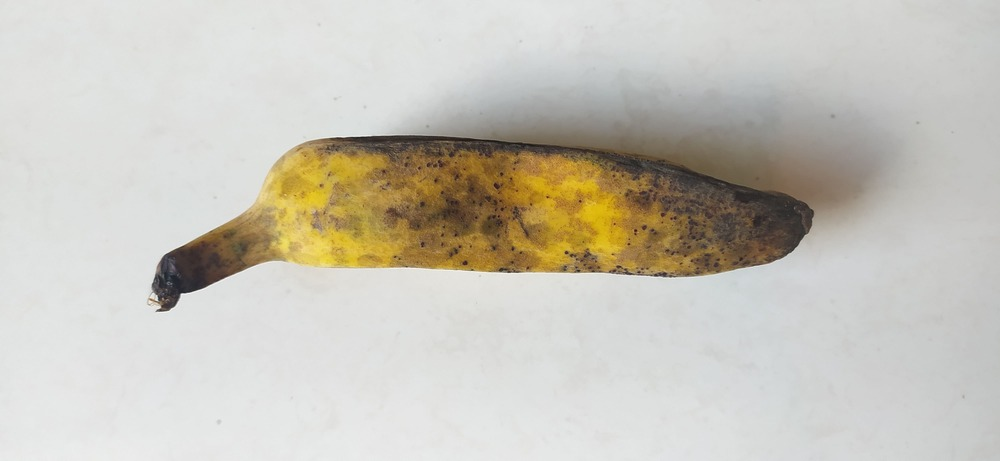
%> input picture 1.jpg, 1000 x 461 px; the run also reads 2 pictures not shown here
$ octave test.m   (GNU Octave 9; MATLAB toolbox functions it lacks are replaced by stand-ins)
%> lines starting %> are read from the running program, lines starting %| are printed output that depends on the picture; in (x1, y1, x2, y2) boxes, pixels count from 0 and x2, y2 are one past the last pixel; in counts of white or black regions, pixels touching at a corner belong together; the program's own positions count from 1; long printed decimals are rounded
clear; clc;

% Kematangan pisang kepok dapat diklasifikasikan berdasarkan nilai Hue dari
% warna kulit pisang kepok tersebut. Semakin matang sebuah pisang kepok,
% maka akan semakin kecil nilai huenya. Sebaliknya, semakin mentah sebuah
% pisang kepok, akan semakin besar nilai huenya.

Predict('1.jpg');
Predict('2.jpg');
Predict('pir.jpg');
Predict('4.jpg');
% [11 lines of commented-out code are left out]
Predict('16.jpg');
Predict('pisangbanyak1.jpg');
Predict('pisangbanyak2.jpeg');
% [4 lines not run here, left out]
function [Ihm, Ism, Ivm] = Predict(filename)
%> called with filename = '1.jpg'
    % Membaca image dan mengubah image menjadi double antara 0 dan 1.
    I = im2double(imread(filename));

    % Mengambil nilai RGB dari image.
    Ir = I(:, :, 1);
    Ig = I(:, :, 2);
    Ib = I(:, :, 3);

    % Melakukan thresholding pada image untuk membuang background.
    % Thresholding dilakukan menggunakan nilai Blue, karena nilai Blue
    % rendah pada warna kulit pisang.
    Ibw = Ib < graythresh(Ib);
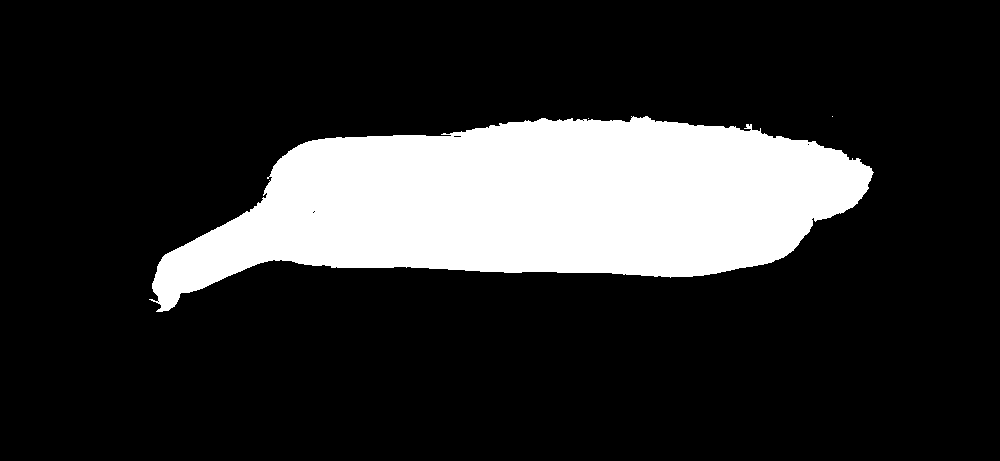
%> Ibw: size 461x1000 logical; 18.4% white; 3 white regions (2 under 20 px), largest, box (x1, y1, x2, y2) and area: (149, 116, 874, 312) 84783
    It = cat(3, Ir .* Ibw, Ig .* Ibw, Ib .* Ibw);

    % Mengubah image menjadi bentuk HSV.
    Ihsv = rgb2hsv(It);
%> Ihsv: size 461x1000x3 double; mean H, S, V 0.0205, 0.0863, 0.1

    % Mengambil nilai HSV dari image.
    Ih = Ihsv(:, :, 1);
    Is = Ihsv(:, :, 2);
    Iv = Ihsv(:, :, 3);

    % Mengambil rata-rata nilai HSV dari image tanpa background.
    Ihm = mean2(Ih(Ih > 0));
%> Ihm = 0.112
    Ism = mean2(Is(Ih > 0));
%> Ism = 0.471
    Ivm = mean2(Iv(Ih > 0));
%> Ivm = 0.545

    % coba Shape Detection
    Ibwlb = bwlabel(Ibw)
%> Ibwlb: size 461x1000 double; 4 distinct labels, from 0 to 3

    % Memberikan label prediksi pada image. Diambil nilai Hue 0.23 sebagai
    % batas atas dan 0.05 sebagai batas bawah, nilai di luar batas tersebut
    % atau gambar yang terdeteksi oleh function NotBanana menunjukkan bahwa
    % gambar yang diberikan bukan merupakan pisang.
    if NotBanana(Ibw) || Ihm > 0.23 || Ihm < 0.05
        label = 'bukan pisang / tidak valid';
    elseif Ihm > 0.14
        label = 'mentah';
    elseif Ihm > 0.13
        label = 'setengah matang';
    elseif Ihm > 0.11
        label = 'matang';
    else
        label = 'bukan pisang';
    end

    % menampilkan hasil ke console
    disp(append(filename, ' HSV(', string(Ihm), ', ', string(Ism), ', ', string(Ivm), ') ', label));
    % menampilkan hasil ke figure
    figure('Name', append(filename, ' -> ', label));
    nexttile;
    imshow(I);
    title('Original');
    nexttile;
    imshow(Ih);
    title(append('Hue ', string(Ihm)));
    nexttile;
    imshow(Is);
    title(append('Saturation ', string(Ism)));
    nexttile;
    imshow(Iv);
    title(append('Value ', string(Ivm)));
    nexttile;
    imshow(Ibwlb);
    title('Black and White');
end

function NotBanana = NotBanana(Ibw)
    % Melakukan inisialisasi boolean untuk return value
    NotBanana = false;

    % [6 lines of commented-out code are left out]
    for c = 1:5
        Ibw = imdilate(Ibw, [1 1 1; 1 1 1; 1 1 1]);
    end
    for c = 1:10
        Ibw = imerode(Ibw, [1 1 1; 1 1 1; 1 1 1]);
    end
%| 1.jpg HSV(0.112, 0.4706, 0.5448) bukan pisang / tidak valid
%> call 2 of Predict, with filename = '2.jpg'
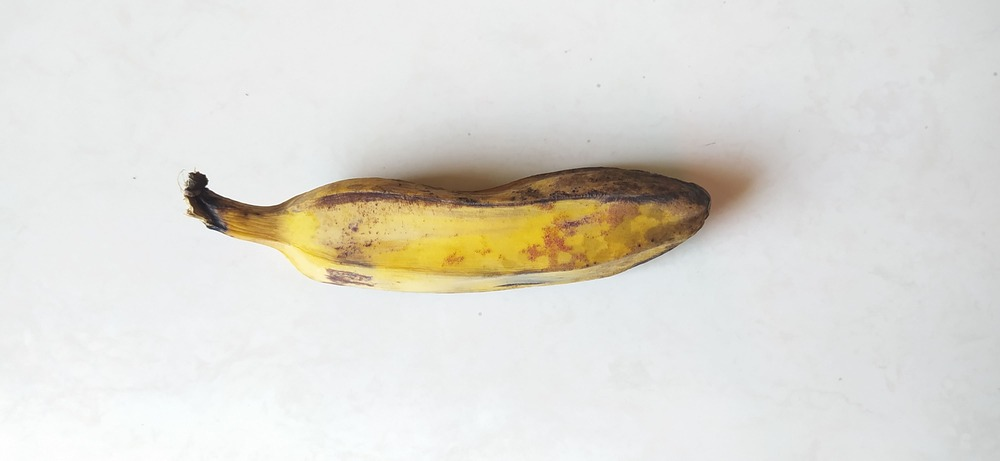
%> input picture 2.jpg, 1000 x 461 px
%> in Predict (call 2), `Ibw = Ib < graythresh(Ib);`: Ibw: size 461x1000 logical; 11.1% white; 19 white regions (18 under 20 px), largest, box (x1, y1, x2, y2) and area: (184, 157, 760, 293) 51179
%> in Predict (call 2), `Ihsv = rgb2hsv(It);`: Ihsv: size 461x1000x3 double; mean H, S, V 0.0121, 0.0548, 0.0733
%> in Predict (call 2), `Ihm = mean2(Ih(Ih > 0));`: Ihm = 0.109
%> in Predict (call 2), `Ism = mean2(Is(Ih > 0));`: Ism = 0.494
%> in Predict (call 2), `Ivm = mean2(Iv(Ih > 0));`: Ivm = 0.66
%> in Predict (call 2), `Ibwlb = bwlabel(Ibw)`:
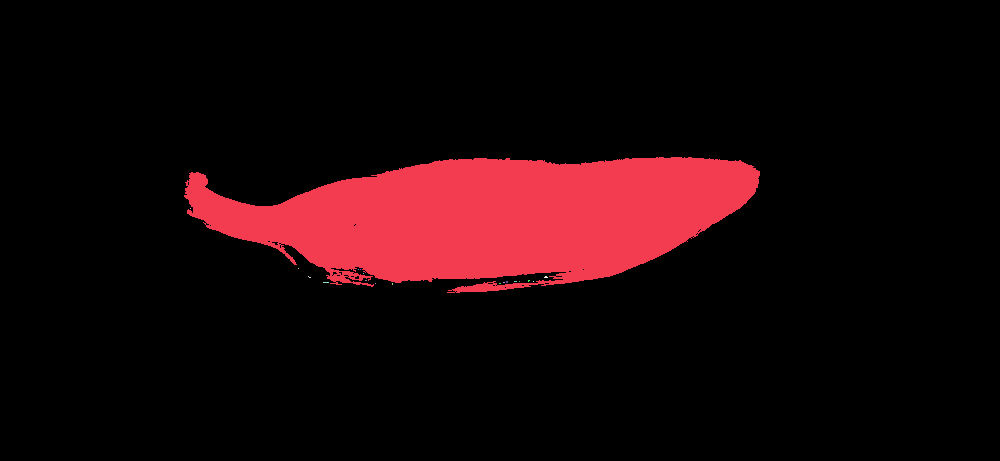
%> Ibwlb: size 461x1000 double; 20 distinct labels, from 0 to 19; one colour per label, 0 black
%| 2.jpg HSV(0.1092, 0.494, 0.6603) bukan pisang / tidak valid
%> call 3 of Predict, with filename = 'pir.jpg'
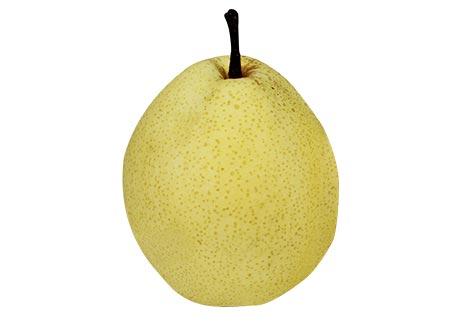
%> input picture pir.jpg, 460 x 316 px
%> in Predict (call 3), `Ibw = Ib < graythresh(Ib);`: Ibw: size 316x460 logical; 29.5% white; 1 white region, box (x1, y1, x2, y2) and area: (122, 9, 339, 307) 42887
%> in Predict (call 3), `Ihsv = rgb2hsv(It);`: Ihsv: size 316x460x3 double; mean H, S, V 0.0429, 0.158, 0.236
%> in Predict (call 3), `Iv = Ihsv(:, :, 3);`:
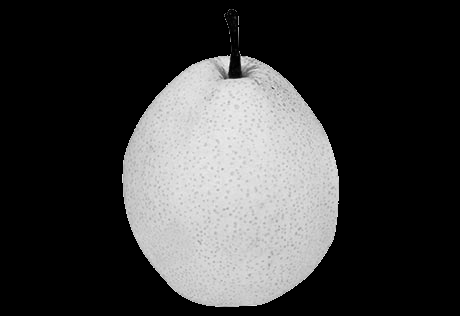
%> Iv: size 316x460 double; min 0, max 1, mean 0.236
%> in Predict (call 3), `Ihm = mean2(Ih(Ih > 0));`: Ihm = 0.147
%> in Predict (call 3), `Ism = mean2(Is(Ih > 0));`: Ism = 0.535
%> in Predict (call 3), `Ivm = mean2(Iv(Ih > 0));`: Ivm = 0.807
%| pir.jpg HSV(0.1467, 0.5353, 0.8074) bukan pisang / tidak valid
%> call 4 of Predict, with filename = '4.jpg'
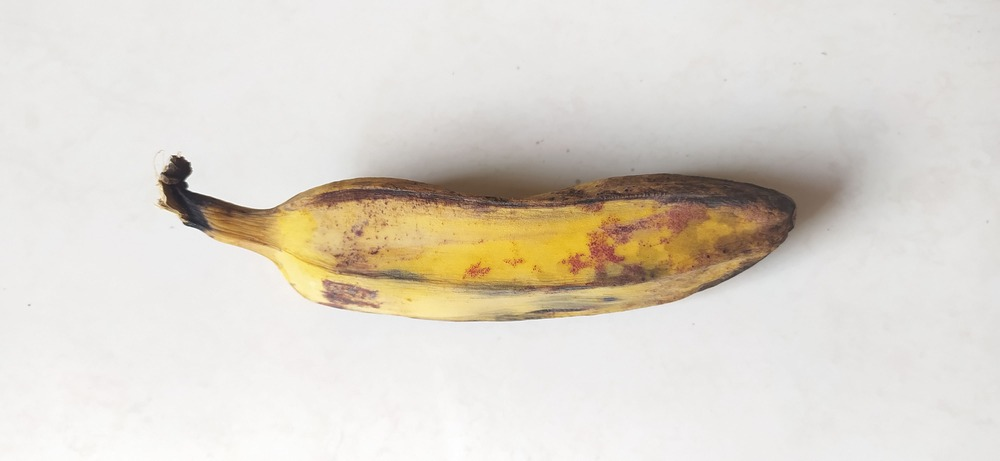
%> input picture 4.jpg, 1000 x 461 px
%> in Predict (call 4), `Ibw = Ib < graythresh(Ib);`: Ibw: size 461x1000 logical; 17.1% white; 15 white regions (13 under 20 px), largest, box (x1, y1, x2, y2) and area: (158, 153, 852, 322) 78831, (290, 283, 308, 298) 55
%> in Predict (call 4), `Ihsv = rgb2hsv(It);`: Ihsv: size 461x1000x3 double; mean H, S, V 0.0176, 0.0723, 0.114
%> in Predict (call 4), `Is = Ihsv(:, :, 2);`:
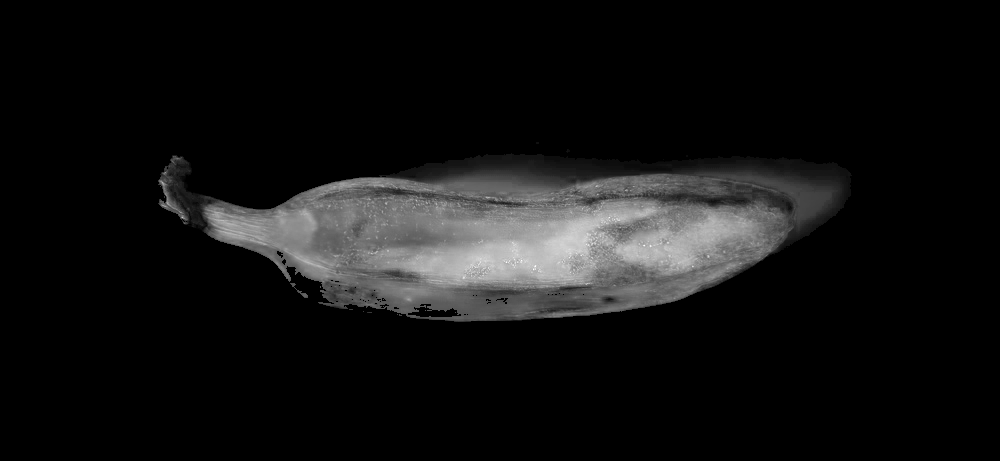
%> Is: size 461x1000 double; min 0, max 1, mean 0.0723
%> in Predict (call 4), `Ihm = mean2(Ih(Ih > 0));`: Ihm = 0.103
%> in Predict (call 4), `Ism = mean2(Is(Ih > 0));`: Ism = 0.423
%> in Predict (call 4), `Ivm = mean2(Iv(Ih > 0));`: Ivm = 0.667
%| 4.jpg HSV(0.1034, 0.4233, 0.6675) bukan pisang / tidak valid
%| 16.jpg HSV(0.2125, 0.3955, 0.4864) bukan pisang / tidak valid
%| pisangbanyak1.jpg HSV(0.1408, 0.7949, 0.9023) bukan pisang / tidak valid
%> (the run ends here)
